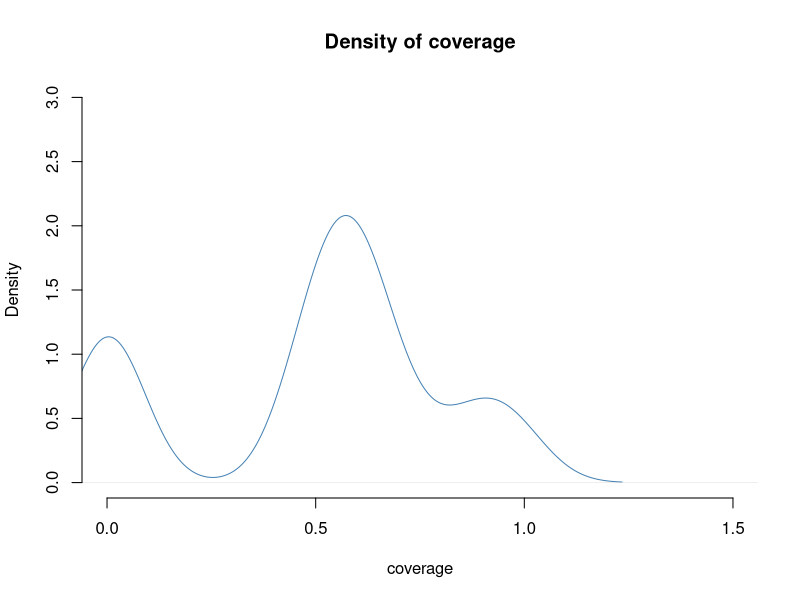
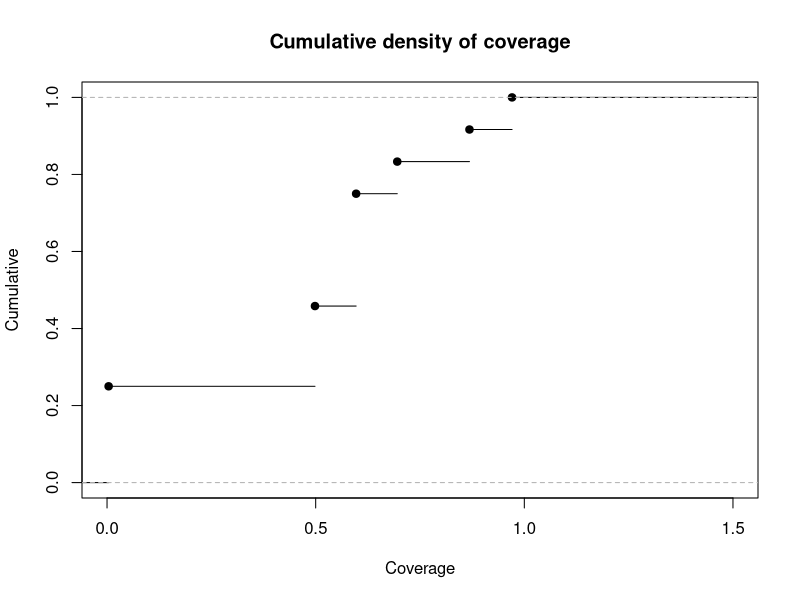
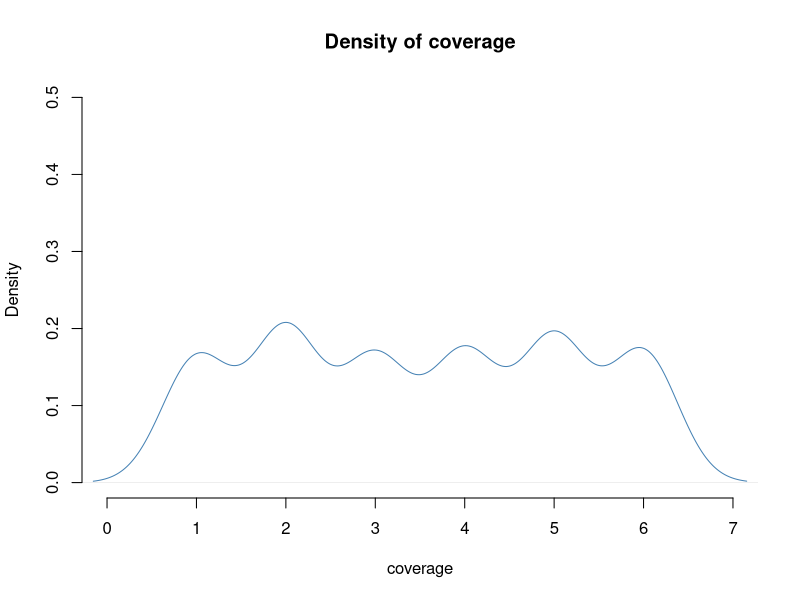
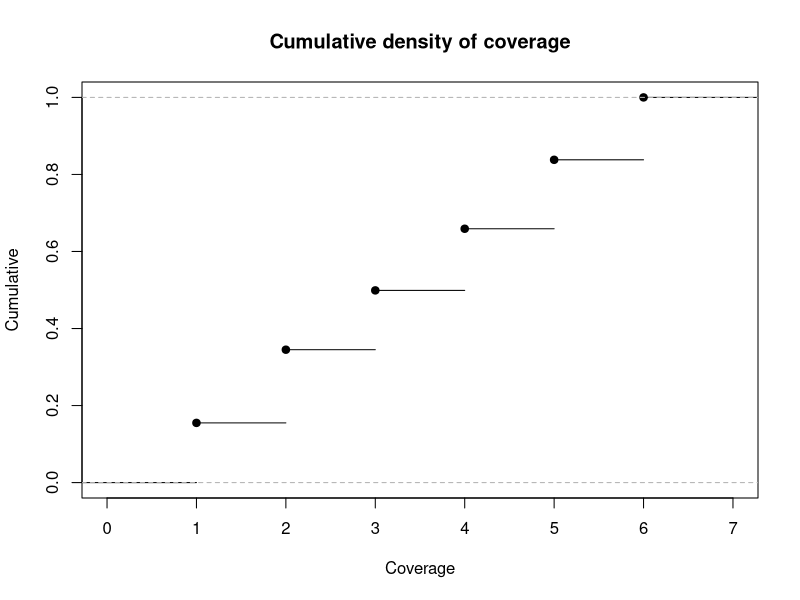

R code for these plots, in order: (Note: this script raises an error after producing the figures.)

#input the seq and mutation
seq0 <- c(1,2,3,4)
mutation0 <- c(0,0,10,10)


#input the distance matrix
c1 <- c(0,20,5,7)
c2 <- c(20,0,3,6)
c3 <- c(5,3,0,1)
c4 <- c(7,6,1,0)
distance0 <- rbind(c1,c2,c3,c4)


#calculate the WAP
#1,3,4
m1=0
m3=10
m4=10

n1=m1^3/(2^3+m1^3)
n3=m3^3/(2^3+m3^3)
n4=m4^3/(2^3+m4^3)


d13=distance0[1,3]
d14=distance0[1,4]
d34=distance0[3,4]


#constant
t=6

#calculate wap for each pair
wap13=n1*n3*exp(-d13^2/2/t^2)
wap14=n1*n4*exp(-d14^2/2/t^2)
wap34=n3*n4*exp(-d34^2/2/t^2)

wap = wap13+wap14+wap34


getWAP <- function(d0){
  #d0, a vector contains the distance
  t=6
  #calculate wap for each pair
  wap13=n1*n3*exp(-d0[1]^2/2/t^2)
  wap14=n1*n4*exp(-d0[2]^2/2/t^2)
  wap34=n3*n4*exp(-d0[3]^2/2/t^2)
  wap = wap13+wap14+wap34
  return(wap)
}




#change the postion of mutation while keep the mutation number in each postion
n <- 24
wap_sample <- list()
for (i in 1:n){
  sample0 <- sample(seq0, 3, replace = FALSE, prob = NULL)
  print(sample0)
  combine0 <- combn(sample0, 2) #get the random combine of the postions with mutation
  ss <- vector()
  for (j in 1:ncol(combine0)){
    ss[j] = distance0[combine0[,j][1],combine0[,j][2]] # get the ditance based on the index
  }
  
  wap_sample[[i]] <-getWAP(ss)
  
  }


#calculate the p value
wap_dis <- unlist(wap_sample)
min(wap_dis)
max(wap_dis)


plot(density(wap_dis), frame = FALSE, col = "steelblue",
     main = "Density of coverage",
     xlim=c(0, 1.5),
     ylim=c(0,3),
     xlab="coverage",
     ylab="Density")


plot(ecdf(wap_dis),
     main = "Cumulative density of coverage",
     xlim=c(0, 1.5),
     ylim=c(0,1),
     xlab="Coverage",
     ylab="Cumulative")

n <- 1000
seq0 <- c(1,2,3,4,5,6)
wap_sample <- list()
for (i in 1:n){
  sample0 <- sample(seq0, 1, replace = FALSE, prob = NULL)
  wap_sample[[i]] <-  sample0
}
wap_dis <- unlist(wap_sample)

plot(density(wap_dis), frame = FALSE, col = "steelblue",
     main = "Density of coverage",
     xlim=c(0, 7),
     ylim=c(0,0.5),
     xlab="coverage",
     ylab="Density")


plot(ecdf(wap_dis),
     main = "Cumulative density of coverage",
     xlim=c(0, 7),
     ylim=c(0,1),
     xlab="Coverage",
     ylab="Cumulative")


#  A C  5
#  A C  5
#  A B  7
#  C B  8
#  E D  0
#  A A  4
S1 <- c('A','A','A','C','E','A')
S2 <- c('C','C','B','B','D','A')
S3 <- c(5,5,7,8,0,4)

links <- data_frame(from = S1, to = S2, weight = S3)
g <- graph_from_data_frame(d = links, directed = FALSE)
plot(g)
  # library(networkD3)
  # simpleNetwork(links, fontSize = 18, opacity = 1, zoom = TRUE,fontFamily = "sans-serif")
  # split the graph into subgraph and get the unique cluster
  # calculate the closeness centrality for each clust
dg <- decompose.graph(g)
detail_mutant_position0 <- list()
position_combine <- vector()
for (i in seq_along(dg)) {
    clust2 <- dg[[i]][1]
    detail_mutant_position0[[i]] <- names(clust2)
    position_combine[i] <- paste0(names(clust2), collapse = ";")
  }
  
  
closeness0 <- list()
cluster_closeness <- vector()
max_closeness <- vector()
dg <- decompose.graph(g)




#how to calculate the closeness residual
closeness.residual = function (graph, vids = V(graph), mode = c("all", "out", "in"), 
          weights = NULL) 
{
  .cs.checkPreconditions(graph)
  vids <- .cs.as.igraph.vs(graph, vids)
  res <- double()
  sp <- shortest.paths(graph, v = V(graph), mode = mode[1], 
                       weights = weights)
  for (v in V(graph)[vids]) {
    res <- append(res, sum(1/(2^sp[v, ])))
  }
  if (getIgraphOpt("add.vertex.names") && is.named(graph)) {
    names(res) <- V(graph)$name[vids]
  }
  res
}


g <- graph(c(1,2,2,3,3,4,4,2))
plot(g)
closeness.residual(g,mode = 'all')

g <- graph(c(1,2,2,3,3,4,4,2,2,5,2,6,7,8))
plot(g)
closeness.residual(g)
sp <- shortest.paths(g, v = V(g))
sp[2,]

g <- graph(c('A','B','A','E'))
weight0 <- c(10,10)

plot(g)
closeness.residual(g, weights = weight0)
sum(closeness.residual(g, weights = weight0))
sp <- shortest.paths(g, v = V(g), weights = weight0)
sp[1,]
1+1/(2^10)+1/(2^2)


###change DNA into protein
?translate
toycds <- s2c("tctgagcaaataaatcgg")
translate(seq = toycds) # should be c("S", "E", "Q", "I", "N", "R")

##
library(stringr)
gene_with_SNP <- list.files("1011_project")
gene_with_SNP <- str_replace_all(gene_with_SNP, "\\.fasta", "")
write.table(gene_with_SNP, "gene list with SNP", row.names = FALSE, sep = "\t")
